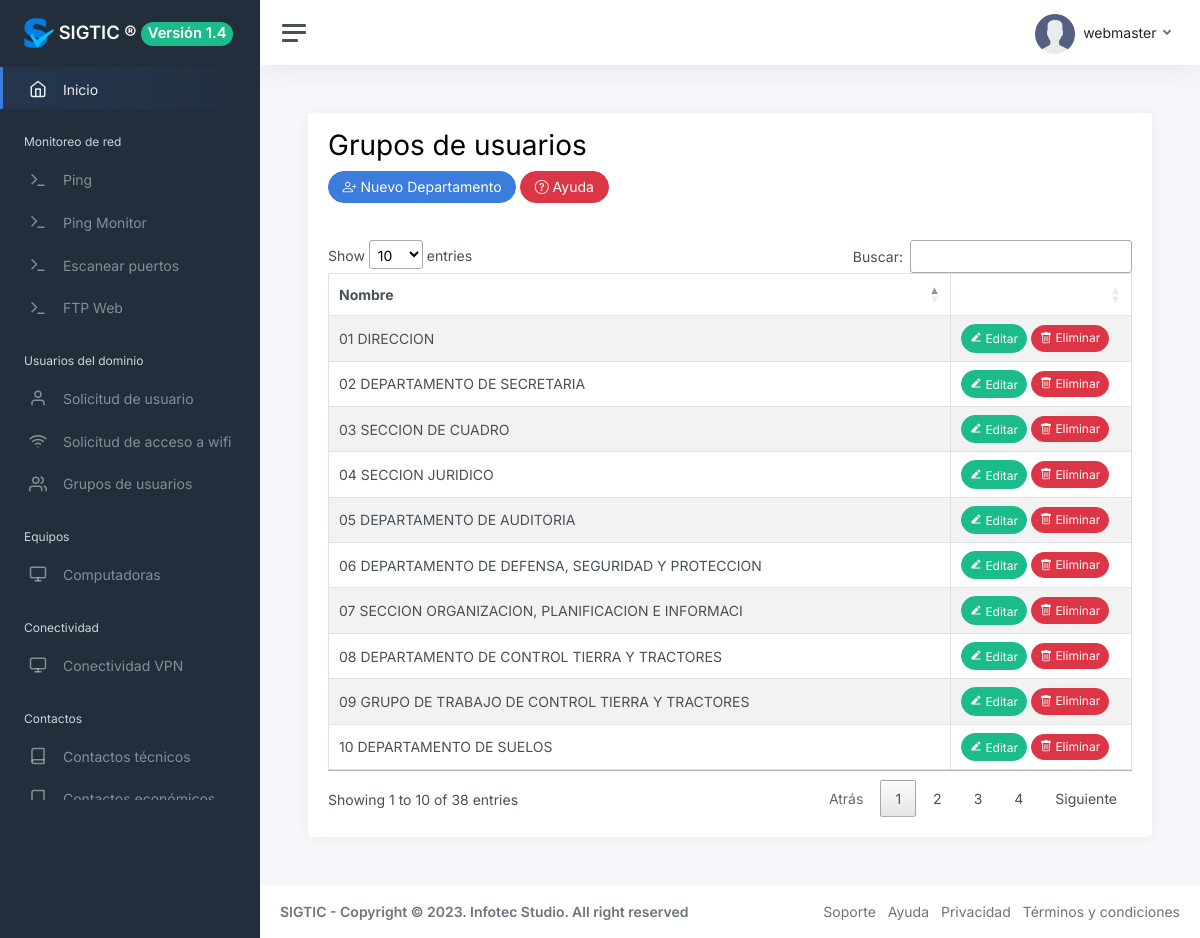
The app's page /?view=categories&opt=all (signed in) with its own data.
### tables this page shows
CREATE TABLE `user` (
  `id` int(11) NOT NULL,
  `name` varchar(50) DEFAULT NULL,
  `lastname` varchar(50) DEFAULT NULL,
  `username` varchar(50) DEFAULT NULL,
  `email` varchar(255) DEFAULT NULL,
  `password` varchar(60) DEFAULT NULL,
  `image` varchar(255) DEFAULT NULL,
  `status` int(11) DEFAULT 1,
  `kind` int(11) DEFAULT 1,
  `created_at` datetime DEFAULT NULL
);

CREATE TABLE `category` (
  `id` int(11) NOT NULL,
  `name` varchar(100) DEFAULT NULL
);

### core/controller/Module.php (called while the page is built)
<?php
class Module {
	public static function loadLayout(){
		include "core/app/layouts/layout.php";
	}
}
?>

### core/controller/Lb.php (called while the page is built, shortened)
<?php
class Lb {
	public function start(){
		include "core/app/init.php";
	}
}
?>

### index.php (called while the page is built, shortened)
<?php
$lb = new Lb();
$lb->start();
?>

### core/controller/Executor.php (called while the page is built, shortened)
<?php
class Executor {
	public static function doit($sql){
		$con = Database::getCon();
		return array($con->query($sql),$con->insert_id);
	}
}
?>

### core/app/model/UserData.php (called while the page is built, shortened)
<?php
class UserData {
	public static $tablename = "user";
	public static function getById($id){
		 $sql = "select * from ".self::$tablename." where id=$id";
		$query = Executor::doit($sql);
		return Model::one($query[0],new UserData());
	}
}
?>

### core/controller/Model.php (called while the page is built, shortened)
<?php
class Model {
	public static function exists($modelname){
		$fullpath = self::getFullpath($modelname);
		$found=false;
		if(file_exists($fullpath)){
			$found = true;
		}
		return $found;
	}
	public static function getFullpath($modelname){
		return "core/app/model/".$modelname.".php";
	}
	public static function many($query,$aclass){
		$cnt = 0;
		$array = array();
		while($r = $query->fetch_array()){
			$array[$cnt] = new $aclass;
			$cnt2=1;
			foreach ($r as $key => $v) {
				if($cnt2>0 && $cnt2%2==0){
					$array[$cnt]->$key = $v;
				}
				$cnt2++;
			}
			$cnt++;
		}
		return $array;
	}
}
?>

### core/app/model/CategoryData.php (called while the page is built, shortened)
<?php
class CategoryData {
	public static $tablename = "category";
	public static function getAll(){
		 $sql = "select * from ".self::$tablename;
		$query = Executor::doit($sql);
		return Model::many($query[0],new CategoryData());
	}
}
?>

### core/app/view/categories-view.php (the view, shortened to what this page needs)
<?php if(isset($_GET["opt"]) && $_GET["opt"]=="all"):
$contacts = CategoryData::getAll();
	?>
					<div class="row">
						<div class="col-12">
							<div class="card">
								<div class="card-header">
									<h1 class="">Grupos de usuarios</h1>
<button type="button" class="btn btn-primary rounded-pill bi bi-person-plus" data-bs-toggle="modal" data-bs-target="#exampleModal">
  Nuevo Departamento
</button>
<button
     class="btn btn-danger rounded-pill bi bi-question-circle"
     data-bs-toggle="tooltip"
     data-bs-placement="bottom"
      title="Para agregar un nuevo departamento presione el botón (Nuevo Departamento) y complete los campos en el formulario y de clic en el botón agregar." >
   Ayuda
 </button>
								</div>
								<div class="card-body">
									<?php if(count($contacts)>0):?>
										<div>
										<table class="table table-bordered table-striped datatable">
											<thead>
												<th>Nombre</th>
												<th></th>
											</thead>
											<?php foreach($contacts as $con):?>
												<tr>
													<td><?php echo $con->name; ?></td>
													<td style="width:160px; ">
														<a href="./?view=categories&opt=edit&id=<?php echo $con->id; ?>" class="btn btn-success btn-sm rounded-pill"><i class="ri ri-edit-2-fill"></i> Editar</a>
														<a href="./?action=categories&opt=del&id=<?php echo $con->id; ?>" id="item-<?php echo $con->id; ?>"  class="btn btn-danger btn-sm rounded-pill"><i class="bi bi-trash"></i> Eliminar</a>
													</td>
												</tr>
											<?php endforeach ;?>
										</table>
									</div>
									<?php else:?>
										<p class="alert alert-warning">No hay Departamentos.</p>
									<?php endif;?>
								</div>
							</div>
						</div>
					</div>
<?php endif; ?>

### core/app/layouts/layout.php (shortened to what this page needs)
<!DOCTYPE html>
<html lang="es">
<head>
  <link href="assets/vendor/bootstrap/css/bootstrap.min.css" rel="stylesheet">
  <link href="assets/vendor/bootstrap-icons/bootstrap-icons.css" rel="stylesheet">
  <link href="assets/vendor/boxicons/css/boxicons.min.css" rel="stylesheet">
  <link href="assets/vendor/quill/quill.snow.css" rel="stylesheet">
  <link href="assets/vendor/quill/quill.bubble.css" rel="stylesheet">
  <link href="assets/vendor/remixicon/remixicon.css" rel="stylesheet">
  <link href="css/app.css" rel="stylesheet">
  <link rel="stylesheet" type="text/css" href="plugins/datatables/datatables.min.css">
  <link rel="stylesheet" type="text/css" href="plugins/datatables/dataTables.bootstrap5.min.css">
  <link rel="stylesheet" type="text/css" href="plugins/datatables/buttons.bootstrap5.min.css">
  <link href="css/app.css" rel="stylesheet">
</head>
<?php if(!isset($_SESSION["user_id"])):?>
  <main class="d-flex w-100">
		<div class="container d-flex flex-column">
			<div class="row vh-100">
				<div class="col-sm-10 col-md-8 col-lg-6 mx-auto d-table h-100">
					<div class="d-table-cell align-middle">
						<div class="card">
							<div class="card-body">
								<div class="m-sm-4">
									<div class="text-center">
										<img src="img/logo/logo.png" alt="Charles Hall" class="img-fluid rounded-square" width="200" height="200" />
									</div>
									<form method="post" action="./?action=access&opt=login">
										<div class="mb-3">
											<label class="form-label">Usuario</label>
											<input class="form-control form-control-lg"  name="email" placeholder="Introduzca su usuario" />
										</div>
										<div class="mb-3">
											<label class="form-label">Contrseña</label>
											<input class="form-control form-control-lg" type="password" name="password" placeholder="Introduzca su contrseña" />
											<small>
                                           </small>
										</div>
										<div>
										</div>
										<div class="text-center mt-3">
                    <button type="submit" class="btn btn-lg btn-block btn-primary">Aceptar</button>
										</div>
									</form>
								</div>
							</div>
						</div>
					</div>
				</div>
			</div>
		</div>
	</main>
	<footer class="footer mt-auto py-3 bg-light">
  <div class="container">
    <span class="text-muted">SIGTIC - Copyright © 2023. Infotec Studio. All right reserved</span>
  </div>
</footer>
<?php else:?>
<body>
<div class="wrapper">
		<nav id="sidebar" class="sidebar js-sidebar">
			<div class="sidebar-content js-simplebar">
				<a class="sidebar-brand" href="./">
				<img src="img/icons/favicons.png" alt="Charles Hall" class="img-fluid rounded-square" width="30" height="30" /> <span class="align-middle">SIGTIC ®</span> <span class="badge bg-success rounded-pill">Versión 1.4</span></td>
        </a>
				<ul class="sidebar-nav">
        <li class="sidebar-item active">
						<a class="sidebar-link" href="./">
              <i class="align-middle" data-feather="home"></i> <span class="align-middle">Inicio</span>
            </a>
					</li>
<li class="sidebar-header">
						Monitoreo de red
					</li>
					<li class="sidebar-item">
						<a class="sidebar-link" href="./?view=ping&opt=all">
              <i class="align-middle" data-feather="terminal"></i> <span class="align-middle">Ping</span>
            </a>
					</li>
<li class="sidebar-item">
						<a class="sidebar-link" href="./?view=ping-monitor&opt=all">
              <i class="align-middle" data-feather="terminal"></i> <span class="align-middle">Ping Monitor</span>
            </a>
					</li>
<li class="sidebar-item">
						<a class="sidebar-link" href="./?view=portscanner&opt=all">
              <i class="align-middle" data-feather="terminal"></i> <span class="align-middle">Escanear puertos</span>
            </a>
					</li>
<li class="sidebar-item">
						<a class="sidebar-link" href="./?view=upload&opt=all">
              <i class="align-middle" data-feather="terminal"></i> <span class="align-middle">FTP Web</span>
            </a>
					</li>
					<li class="sidebar-header">
						Usuarios del dominio
					</li>
					<li class="sidebar-item">
						<a class="sidebar-link" href="./?view=user_request&opt=all">
              <i class="align-middle" data-feather="user"></i> <span class="align-middle">Solicitud de usuario</span>
            </a>
					</li>
					<li class="sidebar-item">
						<a class="sidebar-link" href="./?view=wifi_request&opt=all">
              <i class="align-middle" data-feather="wifi"></i> <span class="align-middle">Solicitud de acceso a wifi</span>
            </a>
					</li>
					<li class="sidebar-item">
						<a class="sidebar-link" href="./?view=categories&opt=all">
              <i class="align-middle" data-feather="users"></i> <span class="align-middle">Grupos de usuarios</span>
            </a>
					</li>
					<li class="sidebar-header">
						Equipos
					</li>
					<li class="sidebar-item">
						<a class="sidebar-link" href="./?view=computer&opt=all">
              <i class="align-middle" data-feather="monitor"></i> <span class="align-middle">Computadoras</span>
            </a>
					</li>
					<li class="sidebar-header">
						Conectividad
					</li>
					<li class="sidebar-item">
						<a class="sidebar-link" href="./?view=connectivity&opt=all">
              <i class="align-middle" data-feather="monitor"></i> <span class="align-middle">Conectividad VPN</span>
            </a>
					</li>
					<li class="sidebar-header">
						Contactos
					</li>
					<li class="sidebar-item">
						<a class="sidebar-link" href="./?view=contacts_technical&opt=all">
              <i class="align-middle" data-feather="book"></i> <span class="align-middle">Contactos técnicos</span>
            </a>
					</li>
					<li class="sidebar-item">
						<a class="sidebar-link" href="./?view=contacts&opt=all">
              <i class="align-middle" data-feather="book"></i> <span class="align-middle">Contactos económicos</span>
            </a>
					</li>
			</div>
		</nav>
    <div class="main">
    <nav class="navbar navbar-expand navbar-light navbar-bg">
				<a class="sidebar-toggle js-sidebar-toggle">
          <i class="hamburger align-self-center"></i>
        </a>
				<div class="navbar-collapse collapse">
					<ul class="navbar-nav navbar-align">
						<li class="nav-item dropdown">
							<a class="nav-link dropdown-toggle d-none d-sm-inline-block" href="#" data-bs-toggle="dropdown">
                <img src="img/avatars/avatar.png" class="avatar img-fluid rounded me-1" alt="Charles Hall" /> <span class="text-dark"><?php echo Core::$user->username;?></span>
              </a>
						</li>
					</ul>
				</div>
			</nav>
      <main class="content">
        <div class="container-fluid p-0">
          <?php View::load("index");?>
        </div>
      </main>
      <footer class="footer">
				<div class="container-fluid">
					<div class="row text-muted">
						<div class="col-6 text-start">
							<p class="mb-0">
							<strong>SIGTIC - Copyright © 2023. Infotec Studio. All right reserved</strong>
							</p>
						</div>
						<div class="col-6 text-end">
							<ul class="list-inline">
								<li class="list-inline-item">
									<a class="text-muted" href="https://infotecstudio.nat.cu" target="_blank">Soporte</a>
								</li>
								<li class="list-inline-item">
									<a class="text-muted" href="https://infotecstudio.nat.cu" target="_blank">Ayuda</a>
								</li>
								<li class="list-inline-item">
									<a class="text-muted" href="https://infotecstudio.nat.cu" target="_blank">Privacidad</a>
								</li>
								<li class="list-inline-item">
									<a class="text-muted" href="https://infotecstudio.nat.cu" target="_blank">Términos y condiciones</a>
								</li>
							</ul>
						</div>
					</div>
				</div>
</footer>
</body>
<?php endif; ?>
</html>

### records on screen
user: username "webmaster"
category: name "01 DIRECCION"
category: name "02 DEPARTAMENTO DE SECRETARIA"
category: name "03 SECCION DE CUADRO"
category: name "04 SECCION JURIDICO"
category: name "05 DEPARTAMENTO DE AUDITORIA"
category: name "06 DEPARTAMENTO DE DEFENSA, SEGURIDAD Y PROTECCION"
category: name "07 SECCION ORGANIZACION, PLANIFICACION E INFORMACI"
category: name "08 DEPARTAMENTO DE CONTROL TIERRA Y TRACTORES"
category: name "09 GRUPO DE TRABAJO DE CONTROL TIERRA Y TRACTORES"
category: name "10 DEPARTAMENTO DE SUELOS"
